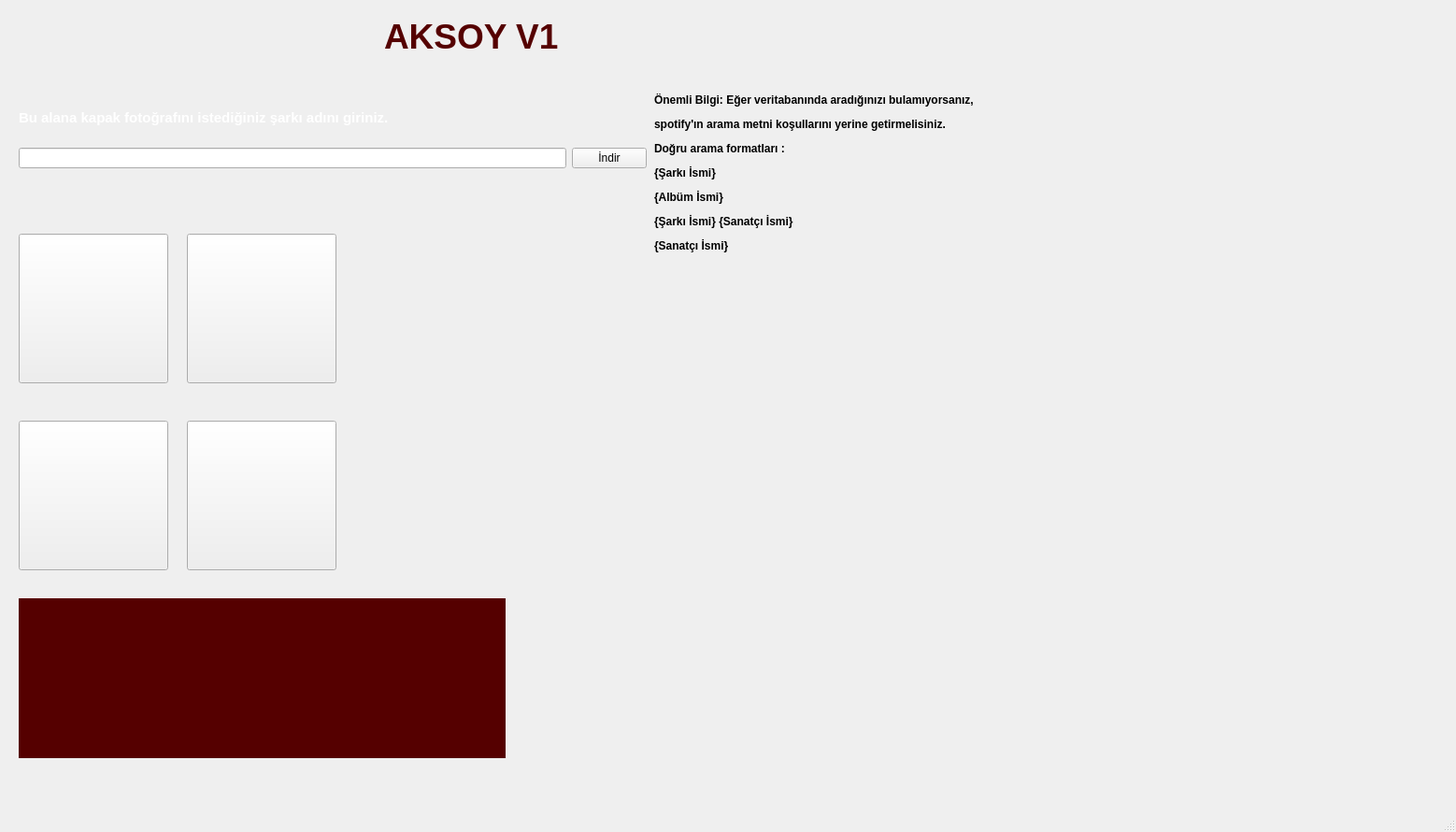
<?xml version="1.0" encoding="UTF-8"?>
<ui version="4.0">
 <class>mainwindow</class>
 <widget class="QMainWindow" name="mainwindow">
  <property name="geometry">
   <rect>
    <x>0</x>
    <y>0</y>
    <width>1558</width>
    <height>890</height>
   </rect>
  </property>
  <property name="windowTitle">
   <string>AksoyApp</string>
  </property>
  <property name="styleSheet">
   <string notr="true"/>
  </property>
  <widget class="QWidget" name="centralwidget">
   <widget class="QWidget" name="horizontalLayoutWidget">
    <property name="geometry">
     <rect>
      <x>410</x>
      <y>0</y>
      <width>241</width>
      <height>80</height>
     </rect>
    </property>
    <layout class="QHBoxLayout" name="horizontalLayout">
     <item>
      <widget class="QLabel" name="label">
       <property name="maximumSize">
        <size>
         <width>239</width>
         <height>16777215</height>
        </size>
       </property>
       <property name="styleSheet">
        <string notr="true"/>
       </property>
       <property name="text">
        <string>&lt;html&gt;&lt;head/&gt;&lt;body&gt;&lt;p&gt;&lt;span style=&quot; font-size:28pt; font-weight:600; color:#550000;&quot;&gt;AKSOY V1&lt;/span&gt;&lt;/p&gt;&lt;/body&gt;&lt;/html&gt;</string>
       </property>
      </widget>
     </item>
    </layout>
   </widget>
   <widget class="QWidget" name="verticalLayoutWidget">
    <property name="geometry">
     <rect>
      <x>20</x>
      <y>100</y>
      <width>672</width>
      <height>80</height>
     </rect>
    </property>
    <layout class="QVBoxLayout" name="verticalLayout_2">
     <item>
      <widget class="QLabel" name="label_2">
       <property name="text">
        <string>&lt;html&gt;&lt;head/&gt;&lt;body&gt;&lt;p&gt;&lt;span style=&quot; font-size:11pt; font-weight:600; color:#ffffff;&quot;&gt;Bu alana kapak fotoğrafını istediğiniz şarkı adını giriniz.&lt;/span&gt;&lt;/p&gt;&lt;/body&gt;&lt;/html&gt;</string>
       </property>
      </widget>
     </item>
     <item>
      <layout class="QHBoxLayout" name="horizontalLayout_2">
       <item>
        <widget class="QLineEdit" name="lineEdit">
         <property name="text">
          <string/>
         </property>
        </widget>
       </item>
       <item>
        <widget class="QPushButton" name="pushButton">
         <property name="text">
          <string>İndir</string>
         </property>
        </widget>
       </item>
      </layout>
     </item>
    </layout>
   </widget>
   <widget class="QPushButton" name="pushButton_2">
    <property name="geometry">
     <rect>
      <x>20</x>
      <y>250</y>
      <width>160</width>
      <height>160</height>
     </rect>
    </property>
    <property name="palette">
     <palette>
      <active>
       <colorrole role="WindowText">
        <brush brushstyle="SolidPattern">
         <color alpha="255">
          <red>0</red>
          <green>0</green>
          <blue>127</blue>
         </color>
        </brush>
       </colorrole>
       <colorrole role="Text">
        <brush brushstyle="SolidPattern">
         <color alpha="255">
          <red>0</red>
          <green>0</green>
          <blue>127</blue>
         </color>
        </brush>
       </colorrole>
       <colorrole role="ButtonText">
        <brush brushstyle="SolidPattern">
         <color alpha="255">
          <red>0</red>
          <green>0</green>
          <blue>127</blue>
         </color>
        </brush>
       </colorrole>
       <colorrole role="Highlight">
        <brush brushstyle="SolidPattern">
         <color alpha="255">
          <red>0</red>
          <green>0</green>
          <blue>0</blue>
         </color>
        </brush>
       </colorrole>
      </active>
      <inactive>
       <colorrole role="WindowText">
        <brush brushstyle="SolidPattern">
         <color alpha="255">
          <red>0</red>
          <green>0</green>
          <blue>127</blue>
         </color>
        </brush>
       </colorrole>
       <colorrole role="Text">
        <brush brushstyle="SolidPattern">
         <color alpha="255">
          <red>0</red>
          <green>0</green>
          <blue>127</blue>
         </color>
        </brush>
       </colorrole>
       <colorrole role="ButtonText">
        <brush brushstyle="SolidPattern">
         <color alpha="255">
          <red>0</red>
          <green>0</green>
          <blue>127</blue>
         </color>
        </brush>
       </colorrole>
       <colorrole role="Highlight">
        <brush brushstyle="SolidPattern">
         <color alpha="255">
          <red>0</red>
          <green>0</green>
          <blue>0</blue>
         </color>
        </brush>
       </colorrole>
      </inactive>
      <disabled>
       <colorrole role="WindowText">
        <brush brushstyle="SolidPattern">
         <color alpha="255">
          <red>0</red>
          <green>0</green>
          <blue>127</blue>
         </color>
        </brush>
       </colorrole>
       <colorrole role="Text">
        <brush brushstyle="SolidPattern">
         <color alpha="255">
          <red>0</red>
          <green>0</green>
          <blue>127</blue>
         </color>
        </brush>
       </colorrole>
       <colorrole role="ButtonText">
        <brush brushstyle="SolidPattern">
         <color alpha="255">
          <red>0</red>
          <green>0</green>
          <blue>127</blue>
         </color>
        </brush>
       </colorrole>
       <colorrole role="Highlight">
        <brush brushstyle="SolidPattern">
         <color alpha="255">
          <red>0</red>
          <green>0</green>
          <blue>0</blue>
         </color>
        </brush>
       </colorrole>
      </disabled>
     </palette>
    </property>
    <property name="autoFillBackground">
     <bool>false</bool>
    </property>
    <property name="styleSheet">
     <string notr="true">color: rgb(0, 0, 127);
selection-background-color: rgb(0, 0, 0);
border-color: rgb(85, 0, 0);</string>
    </property>
    <property name="text">
     <string/>
    </property>
   </widget>
   <widget class="QPushButton" name="pushButton_3">
    <property name="geometry">
     <rect>
      <x>200</x>
      <y>250</y>
      <width>160</width>
      <height>160</height>
     </rect>
    </property>
    <property name="text">
     <string/>
    </property>
   </widget>
   <widget class="QPushButton" name="pushButton_4">
    <property name="geometry">
     <rect>
      <x>20</x>
      <y>450</y>
      <width>160</width>
      <height>160</height>
     </rect>
    </property>
    <property name="text">
     <string/>
    </property>
   </widget>
   <widget class="QPushButton" name="pushButton_5">
    <property name="geometry">
     <rect>
      <x>200</x>
      <y>450</y>
      <width>160</width>
      <height>160</height>
     </rect>
    </property>
    <property name="text">
     <string/>
    </property>
   </widget>
   <widget class="QLabel" name="label_3">
    <property name="geometry">
     <rect>
      <x>20</x>
      <y>640</y>
      <width>521</width>
      <height>171</height>
     </rect>
    </property>
    <property name="palette">
     <palette>
      <active>
       <colorrole role="WindowText">
        <brush brushstyle="SolidPattern">
         <color alpha="255">
          <red>85</red>
          <green>0</green>
          <blue>0</blue>
         </color>
        </brush>
       </colorrole>
       <colorrole role="Button">
        <brush brushstyle="SolidPattern">
         <color alpha="255">
          <red>85</red>
          <green>0</green>
          <blue>0</blue>
         </color>
        </brush>
       </colorrole>
       <colorrole role="Text">
        <brush brushstyle="SolidPattern">
         <color alpha="255">
          <red>85</red>
          <green>0</green>
          <blue>0</blue>
         </color>
        </brush>
       </colorrole>
       <colorrole role="ButtonText">
        <brush brushstyle="SolidPattern">
         <color alpha="255">
          <red>85</red>
          <green>0</green>
          <blue>0</blue>
         </color>
        </brush>
       </colorrole>
       <colorrole role="Base">
        <brush brushstyle="SolidPattern">
         <color alpha="255">
          <red>85</red>
          <green>0</green>
          <blue>0</blue>
         </color>
        </brush>
       </colorrole>
       <colorrole role="Window">
        <brush brushstyle="SolidPattern">
         <color alpha="255">
          <red>85</red>
          <green>0</green>
          <blue>0</blue>
         </color>
        </brush>
       </colorrole>
      </active>
      <inactive>
       <colorrole role="WindowText">
        <brush brushstyle="SolidPattern">
         <color alpha="255">
          <red>85</red>
          <green>0</green>
          <blue>0</blue>
         </color>
        </brush>
       </colorrole>
       <colorrole role="Button">
        <brush brushstyle="SolidPattern">
         <color alpha="255">
          <red>85</red>
          <green>0</green>
          <blue>0</blue>
         </color>
        </brush>
       </colorrole>
       <colorrole role="Text">
        <brush brushstyle="SolidPattern">
         <color alpha="255">
          <red>85</red>
          <green>0</green>
          <blue>0</blue>
         </color>
        </brush>
       </colorrole>
       <colorrole role="ButtonText">
        <brush brushstyle="SolidPattern">
         <color alpha="255">
          <red>85</red>
          <green>0</green>
          <blue>0</blue>
         </color>
        </brush>
       </colorrole>
       <colorrole role="Base">
        <brush brushstyle="SolidPattern">
         <color alpha="255">
          <red>85</red>
          <green>0</green>
          <blue>0</blue>
         </color>
        </brush>
       </colorrole>
       <colorrole role="Window">
        <brush brushstyle="SolidPattern">
         <color alpha="255">
          <red>85</red>
          <green>0</green>
          <blue>0</blue>
         </color>
        </brush>
       </colorrole>
      </inactive>
      <disabled>
       <colorrole role="WindowText">
        <brush brushstyle="SolidPattern">
         <color alpha="255">
          <red>85</red>
          <green>0</green>
          <blue>0</blue>
         </color>
        </brush>
       </colorrole>
       <colorrole role="Button">
        <brush brushstyle="SolidPattern">
         <color alpha="255">
          <red>85</red>
          <green>0</green>
          <blue>0</blue>
         </color>
        </brush>
       </colorrole>
       <colorrole role="Text">
        <brush brushstyle="SolidPattern">
         <color alpha="255">
          <red>85</red>
          <green>0</green>
          <blue>0</blue>
         </color>
        </brush>
       </colorrole>
       <colorrole role="ButtonText">
        <brush brushstyle="SolidPattern">
         <color alpha="255">
          <red>85</red>
          <green>0</green>
          <blue>0</blue>
         </color>
        </brush>
       </colorrole>
       <colorrole role="Base">
        <brush brushstyle="SolidPattern">
         <color alpha="255">
          <red>85</red>
          <green>0</green>
          <blue>0</blue>
         </color>
        </brush>
       </colorrole>
       <colorrole role="Window">
        <brush brushstyle="SolidPattern">
         <color alpha="255">
          <red>85</red>
          <green>0</green>
          <blue>0</blue>
         </color>
        </brush>
       </colorrole>
      </disabled>
     </palette>
    </property>
    <property name="styleSheet">
     <string notr="true">background-color: rgb(85, 0, 0);
color: rgb(85, 0, 0);</string>
    </property>
    <property name="text">
     <string>&lt;html&gt;&lt;head/&gt;&lt;body&gt;&lt;p&gt;&lt;span style=&quot; font-size:10pt; font-weight:600;&quot;&gt;İndirmek istediğiniz kapak fotoğrafının üstüne tıklayınız.&lt;/span&gt;&lt;/p&gt;&lt;p&gt;&lt;span style=&quot; font-size:10pt; font-weight:600;&quot;&gt;(İndirdiğiniz fotoğrafı masaüstünde açılacak olan &lt;/span&gt;&lt;/p&gt;&lt;p&gt;&lt;span style=&quot; font-size:10pt; font-weight:600;&quot;&gt;&amp;quot;AksoyApp Kapak Fotoğrafları&amp;quot; klasöründe bulabilirsiniz.)&lt;/span&gt;&lt;/p&gt;&lt;/body&gt;&lt;/html&gt;</string>
    </property>
   </widget>
   <widget class="QLabel" name="label_4">
    <property name="geometry">
     <rect>
      <x>700</x>
      <y>100</y>
      <width>391</width>
      <height>191</height>
     </rect>
    </property>
    <property name="palette">
     <palette>
      <active>
       <colorrole role="WindowText">
        <brush brushstyle="SolidPattern">
         <color alpha="255">
          <red>0</red>
          <green>0</green>
          <blue>0</blue>
         </color>
        </brush>
       </colorrole>
       <colorrole role="Button">
        <brush brushstyle="SolidPattern">
         <color alpha="255">
          <red>170</red>
          <green>0</green>
          <blue>0</blue>
         </color>
        </brush>
       </colorrole>
       <colorrole role="Light">
        <brush brushstyle="SolidPattern">
         <color alpha="255">
          <red>255</red>
          <green>0</green>
          <blue>0</blue>
         </color>
        </brush>
       </colorrole>
       <colorrole role="Midlight">
        <brush brushstyle="SolidPattern">
         <color alpha="255">
          <red>212</red>
          <green>0</green>
          <blue>0</blue>
         </color>
        </brush>
       </colorrole>
       <colorrole role="Dark">
        <brush brushstyle="SolidPattern">
         <color alpha="255">
          <red>85</red>
          <green>0</green>
          <blue>0</blue>
         </color>
        </brush>
       </colorrole>
       <colorrole role="Mid">
        <brush brushstyle="SolidPattern">
         <color alpha="255">
          <red>113</red>
          <green>0</green>
          <blue>0</blue>
         </color>
        </brush>
       </colorrole>
       <colorrole role="Text">
        <brush brushstyle="SolidPattern">
         <color alpha="255">
          <red>0</red>
          <green>0</green>
          <blue>0</blue>
         </color>
        </brush>
       </colorrole>
       <colorrole role="BrightText">
        <brush brushstyle="SolidPattern">
         <color alpha="255">
          <red>255</red>
          <green>255</green>
          <blue>255</blue>
         </color>
        </brush>
       </colorrole>
       <colorrole role="ButtonText">
        <brush brushstyle="SolidPattern">
         <color alpha="255">
          <red>0</red>
          <green>0</green>
          <blue>0</blue>
         </color>
        </brush>
       </colorrole>
       <colorrole role="Base">
        <brush brushstyle="SolidPattern">
         <color alpha="255">
          <red>255</red>
          <green>255</green>
          <blue>255</blue>
         </color>
        </brush>
       </colorrole>
       <colorrole role="Window">
        <brush brushstyle="SolidPattern">
         <color alpha="255">
          <red>170</red>
          <green>0</green>
          <blue>0</blue>
         </color>
        </brush>
       </colorrole>
       <colorrole role="Shadow">
        <brush brushstyle="SolidPattern">
         <color alpha="255">
          <red>0</red>
          <green>0</green>
          <blue>0</blue>
         </color>
        </brush>
       </colorrole>
       <colorrole role="AlternateBase">
        <brush brushstyle="SolidPattern">
         <color alpha="255">
          <red>212</red>
          <green>127</green>
          <blue>127</blue>
         </color>
        </brush>
       </colorrole>
       <colorrole role="ToolTipBase">
        <brush brushstyle="SolidPattern">
         <color alpha="255">
          <red>255</red>
          <green>255</green>
          <blue>220</blue>
         </color>
        </brush>
       </colorrole>
       <colorrole role="ToolTipText">
        <brush brushstyle="SolidPattern">
         <color alpha="255">
          <red>0</red>
          <green>0</green>
          <blue>0</blue>
         </color>
        </brush>
       </colorrole>
      </active>
      <inactive>
       <colorrole role="WindowText">
        <brush brushstyle="SolidPattern">
         <color alpha="255">
          <red>0</red>
          <green>0</green>
          <blue>0</blue>
         </color>
        </brush>
       </colorrole>
       <colorrole role="Button">
        <brush brushstyle="SolidPattern">
         <color alpha="255">
          <red>170</red>
          <green>0</green>
          <blue>0</blue>
         </color>
        </brush>
       </colorrole>
       <colorrole role="Light">
        <brush brushstyle="SolidPattern">
         <color alpha="255">
          <red>255</red>
          <green>0</green>
          <blue>0</blue>
         </color>
        </brush>
       </colorrole>
       <colorrole role="Midlight">
        <brush brushstyle="SolidPattern">
         <color alpha="255">
          <red>212</red>
          <green>0</green>
          <blue>0</blue>
         </color>
        </brush>
       </colorrole>
       <colorrole role="Dark">
        <brush brushstyle="SolidPattern">
         <color alpha="255">
          <red>85</red>
          <green>0</green>
          <blue>0</blue>
         </color>
        </brush>
       </colorrole>
       <colorrole role="Mid">
        <brush brushstyle="SolidPattern">
         <color alpha="255">
          <red>113</red>
          <green>0</green>
          <blue>0</blue>
         </color>
        </brush>
       </colorrole>
       <colorrole role="Text">
        <brush brushstyle="SolidPattern">
         <color alpha="255">
          <red>0</red>
          <green>0</green>
          <blue>0</blue>
         </color>
        </brush>
       </colorrole>
       <colorrole role="BrightText">
        <brush brushstyle="SolidPattern">
         <color alpha="255">
          <red>255</red>
          <green>255</green>
          <blue>255</blue>
         </color>
        </brush>
       </colorrole>
       <colorrole role="ButtonText">
        <brush brushstyle="SolidPattern">
         <color alpha="255">
          <red>0</red>
          <green>0</green>
          <blue>0</blue>
         </color>
        </brush>
       </colorrole>
       <colorrole role="Base">
        <brush brushstyle="SolidPattern">
         <color alpha="255">
          <red>255</red>
          <green>255</green>
          <blue>255</blue>
         </color>
        </brush>
       </colorrole>
       <colorrole role="Window">
        <brush brushstyle="SolidPattern">
         <color alpha="255">
          <red>170</red>
          <green>0</green>
          <blue>0</blue>
         </color>
        </brush>
       </colorrole>
       <colorrole role="Shadow">
        <brush brushstyle="SolidPattern">
         <color alpha="255">
          <red>0</red>
          <green>0</green>
          <blue>0</blue>
         </color>
        </brush>
       </colorrole>
       <colorrole role="AlternateBase">
        <brush brushstyle="SolidPattern">
         <color alpha="255">
          <red>212</red>
          <green>127</green>
          <blue>127</blue>
         </color>
        </brush>
       </colorrole>
       <colorrole role="ToolTipBase">
        <brush brushstyle="SolidPattern">
         <color alpha="255">
          <red>255</red>
          <green>255</green>
          <blue>220</blue>
         </color>
        </brush>
       </colorrole>
       <colorrole role="ToolTipText">
        <brush brushstyle="SolidPattern">
         <color alpha="255">
          <red>0</red>
          <green>0</green>
          <blue>0</blue>
         </color>
        </brush>
       </colorrole>
      </inactive>
      <disabled>
       <colorrole role="WindowText">
        <brush brushstyle="SolidPattern">
         <color alpha="255">
          <red>85</red>
          <green>0</green>
          <blue>0</blue>
         </color>
        </brush>
       </colorrole>
       <colorrole role="Button">
        <brush brushstyle="SolidPattern">
         <color alpha="255">
          <red>170</red>
          <green>0</green>
          <blue>0</blue>
         </color>
        </brush>
       </colorrole>
       <colorrole role="Light">
        <brush brushstyle="SolidPattern">
         <color alpha="255">
          <red>255</red>
          <green>0</green>
          <blue>0</blue>
         </color>
        </brush>
       </colorrole>
       <colorrole role="Midlight">
        <brush brushstyle="SolidPattern">
         <color alpha="255">
          <red>212</red>
          <green>0</green>
          <blue>0</blue>
         </color>
        </brush>
       </colorrole>
       <colorrole role="Dark">
        <brush brushstyle="SolidPattern">
         <color alpha="255">
          <red>85</red>
          <green>0</green>
          <blue>0</blue>
         </color>
        </brush>
       </colorrole>
       <colorrole role="Mid">
        <brush brushstyle="SolidPattern">
         <color alpha="255">
          <red>113</red>
          <green>0</green>
          <blue>0</blue>
         </color>
        </brush>
       </colorrole>
       <colorrole role="Text">
        <brush brushstyle="SolidPattern">
         <color alpha="255">
          <red>85</red>
          <green>0</green>
          <blue>0</blue>
         </color>
        </brush>
       </colorrole>
       <colorrole role="BrightText">
        <brush brushstyle="SolidPattern">
         <color alpha="255">
          <red>255</red>
          <green>255</green>
          <blue>255</blue>
         </color>
        </brush>
       </colorrole>
       <colorrole role="ButtonText">
        <brush brushstyle="SolidPattern">
         <color alpha="255">
          <red>85</red>
          <green>0</green>
          <blue>0</blue>
         </color>
        </brush>
       </colorrole>
       <colorrole role="Base">
        <brush brushstyle="SolidPattern">
         <color alpha="255">
          <red>170</red>
          <green>0</green>
          <blue>0</blue>
         </color>
        </brush>
       </colorrole>
       <colorrole role="Window">
        <brush brushstyle="SolidPattern">
         <color alpha="255">
          <red>170</red>
          <green>0</green>
          <blue>0</blue>
         </color>
        </brush>
       </colorrole>
       <colorrole role="Shadow">
        <brush brushstyle="SolidPattern">
         <color alpha="255">
          <red>0</red>
          <green>0</green>
          <blue>0</blue>
         </color>
        </brush>
       </colorrole>
       <colorrole role="AlternateBase">
        <brush brushstyle="SolidPattern">
         <color alpha="255">
          <red>170</red>
          <green>0</green>
          <blue>0</blue>
         </color>
        </brush>
       </colorrole>
       <colorrole role="ToolTipBase">
        <brush brushstyle="SolidPattern">
         <color alpha="255">
          <red>255</red>
          <green>255</green>
          <blue>220</blue>
         </color>
        </brush>
       </colorrole>
       <colorrole role="ToolTipText">
        <brush brushstyle="SolidPattern">
         <color alpha="255">
          <red>0</red>
          <green>0</green>
          <blue>0</blue>
         </color>
        </brush>
       </colorrole>
      </disabled>
     </palette>
    </property>
    <property name="styleSheet">
     <string notr="true">border-color: rgb(170, 0, 0);</string>
    </property>
    <property name="text">
     <string>&lt;html&gt;&lt;head/&gt;&lt;body&gt;&lt;p&gt;&lt;span style=&quot; font-size:9pt; font-weight:600;&quot;&gt;Önemli Bilgi: &lt;/span&gt;&lt;span style=&quot; font-weight:600;&quot;&gt;Eğer veritabanında aradığınızı bulamıyorsanız,&lt;/span&gt;&lt;/p&gt;&lt;p&gt;&lt;span style=&quot; font-weight:600;&quot;&gt;spotify'ın arama metni koşullarını yerine getirmelisiniz. &lt;/span&gt;&lt;/p&gt;&lt;p&gt;&lt;span style=&quot; font-weight:600;&quot;&gt;Doğru arama formatları :&lt;/span&gt;&lt;/p&gt;&lt;p&gt;&lt;span style=&quot; font-weight:600;&quot;&gt;{Şarkı İsmi} &lt;/span&gt;&lt;/p&gt;&lt;p&gt;&lt;span style=&quot; font-weight:600;&quot;&gt;{Albüm İsmi}&lt;/span&gt;&lt;/p&gt;&lt;p&gt;&lt;span style=&quot; font-weight:600;&quot;&gt;{Şarkı İsmi} {Sanatçı İsmi}&lt;/span&gt;&lt;/p&gt;&lt;p&gt;&lt;span style=&quot; font-weight:600;&quot;&gt;{Sanatçı İsmi}&lt;/span&gt;&lt;/p&gt;&lt;p&gt;&lt;br/&gt;&lt;/p&gt;&lt;/body&gt;&lt;/html&gt;</string>
    </property>
   </widget>
  </widget>
  <widget class="QMenuBar" name="menubar">
   <property name="geometry">
    <rect>
     <x>0</x>
     <y>0</y>
     <width>1558</width>
     <height>26</height>
    </rect>
   </property>
  </widget>
  <widget class="QStatusBar" name="statusbar"/>
 </widget>
 <resources/>
 <connections/>
</ui>
